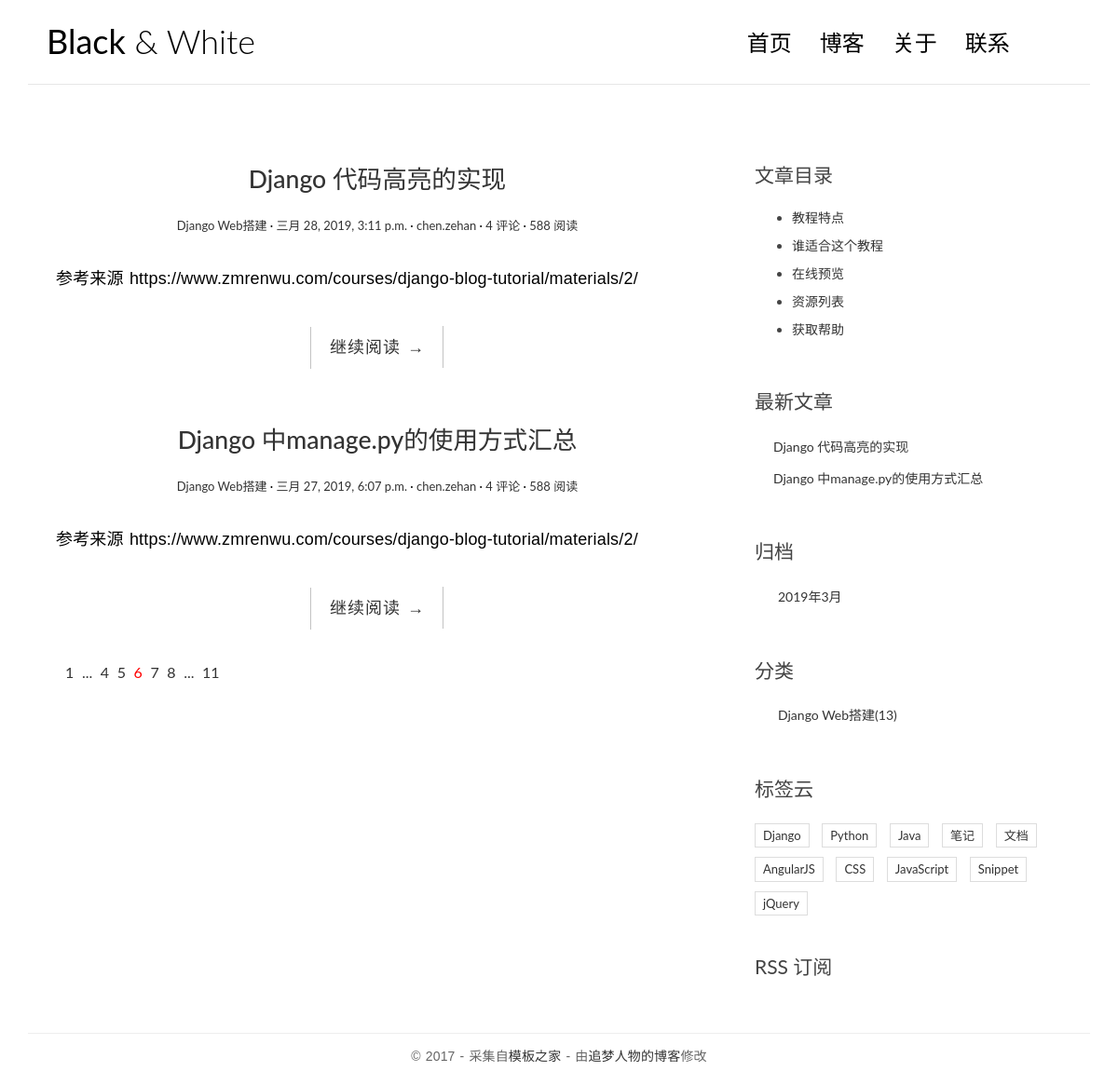
The page / on the database its author committed.
### blog/models.py (models this page shows, shortened)
class Post(models.Model):
    title = models.CharField(max_length=70)
    body = models.TextField()
    created_time = models.DateTimeField()
    modified_time = models.DateTimeField()
    excerpt = models.CharField(max_length=200,blank=True)
    category = models.ForeignKey(Category,on_delete=models.CASCADE)
    tags = models.ManyToManyField(Tag,blank=True)
    author = models.ForeignKey(User,on_delete=models.CASCADE)
    def get_absolute_url(self):
        return reverse('blog:detail',kwargs={'pk':self.pk})

class Category(models.Model):
    name = models.CharField(max_length=100)

### blog/views.py (the view)
# urls.py: url(r'^$',views.index,name='index'),
def index(request):
    post_list = Post.objects.all().order_by('-created_time')
    return render(request,'blog/index.html',context={
        'post_list':post_list,
    })

### blog/templatetags/blog_tags.py (called while the page is built)
@register.simple_tag
def get_recent_posts(num=5):
    return Post.objects.all().order_by('-created_time')[:num]

@register.simple_tag
def archives():
    return Post.objects.dates('created_time','month',order='DESC')

@register.simple_tag
def get_categories():
    return Category.objects.all()

### templates/blog/index.html
{% extends 'base.html' %}
{% block main %}
    {% for post in post_list %}
    <article class="post post-{{ post.pk }}">
        <header class="entry-header">
            <h1 class="entry-title">
                <a href="{{ post.get_absolute_url }}">{{ post.title }}</a>
            </h1>
            <div class="entry-meta">
                <span class="post-category"><a href="#">{{ post.category.name }}</a></span>
                <span class="post-date"><a href="#"><time class="entry-date"
                                                        datetime="{{ post.created_time }}">{{ post.modified_time }}</time></a></span>
                <span class="post-author"><a href="#">{{ post.author }}</a></span>
                <span class="comments-link"><a href="#">4 评论</a></span>
                <span class="views-count"><a href="#">588 阅读</a></span>
            </div>
        </header>
        <div class="entry-content clearfix">
            <p>{{ post.excerpt }}</p>
            <div class="read-more cl-effect-14">
                <a href="{{ post.get_absolute_url }}" class="more-link">继续阅读 <span class="meta-nav">→</span></a>
            </div>
        </div>
    </article>
    {% empty %}
    <div class="no-post">暂时还没有发布的文章！</div>
    {% endfor %}
    <div class="pagination">
        <ul>
            <li><a href="">1</a></li>
            <li><a href="">...</a></li>
            <li><a href="">4</a></li>
            <li><a href="">5</a></li>
            <li class="current"><a href="">6</a></li>
            <li><a href="">7</a></li>
            <li><a href="">8</a></li>
            <li><a href="">...</a></li>
            <li><a href="">11</a></li>
        </ul>
    </div>
{% endblock main %}

### templates/base.html (shortened to what this page needs)
{% load staticfiles %}
{% load blog_tags %}
<!DOCTYPE html>
<html>
<head>
    <link rel="stylesheet" href="{% static 'blog/css/bootstrap.min.css' %}">
    <link rel="stylesheet" href="{% static 'blog/css/pace.css' %}">
    <link rel="stylesheet" href="{% static 'blog/css/custom.css' %}">
    <link rel="stylesheet" href="{% static 'blog/css/highlights/github.css' %}">
    <link rel="stylesheet" href="http://code.ionicframework.com/ionicons/2.0.1/css/ionicons.min.css">
</head>
<body>
<div class="container">
    <header id="site-header">
        <div class="row">
            <div class="col-md-4 col-sm-5 col-xs-8">
                <div class="logo">
                    <h1><a href="index.html"><b>Black</b> &amp; White</a></h1>
                </div>
            </div>
            <div class="col-md-8 col-sm-7 col-xs-4">
                <nav class="main-nav" role="navigation">
                    <div class="collapse navbar-collapse" id="bs-example-navbar-collapse-1">
                        <ul class="nav navbar-nav navbar-right">
                            <li class="cl-effect-11"><a href="index.html" data-hover="首页">首页</a></li>
                            <li class="cl-effect-11"><a href="full-width.html" data-hover="博客">博客</a></li>
                            <li class="cl-effect-11"><a href="about.html" data-hover="关于">关于</a></li>
                            <li class="cl-effect-11"><a href="contact.html" data-hover="联系">联系</a></li>
                        </ul>
                    </div>
                </nav>
            </div>
        </div>
    </header>
</div>
<div class="content-body">
    <div class="container">
        <div class="row">
            <main class="col-md-8">
                {% block main %}
                {% endblock main %}
            </main>
            <aside class="col-md-4">
                <div class="widget widget-content">
                    <h3 class="widget-title">文章目录</h3>
                    <ul>
                        <li>
                            <a href="#">教程特点</a>
                        </li>
                        <li>
                            <a href="#">谁适合这个教程</a>
                        </li>
                        <li>
                            <a href="#">在线预览</a>
                        </li>
                        <li>
                            <a href="#">资源列表</a>
                        </li>
                        <li>
                            <a href="#">获取帮助</a>
                        </li>
                    </ul>
                </div>
                <div class="widget widget-recent-posts">
                    <h3 class="widget-title">最新文章</h3>
                    {% get_recent_posts as recent_post_list  %}
                    <ul>
                        {% for post in recent_post_list %}
                        <li>
                            <a href="{{ post.get_absolute_url }}">{{ post.title }}</a>
                        </li>
                        {% empty %}
                            暂无文章！
                        {% endfor %}
                    </ul>
                </div>
                <div class="widget widget-archives">
                    <h3 class="widget-title">归档</h3>
                    {% archives as date_list %}
                    <ul>
                        {% for date in date_list %}
                        <li>
                            <a href="{% url 'blog:archives' date.year date.month %}">{{ date.year }}年{{ date.month }}月</a>
                        </li>
                        {% empty %}
                            暂无归档~
                        {% endfor %}
                    </ul>
                </div>
                <div class="widget widget-category">
                    <h3 class="widget-title">分类</h3>
                    {% get_categories as category_list %}
                    <ul>
                        {% for category in category_list %}
                        <li>
                            <a href="{% url 'blog:category' category.pk %}">{{ category.name }}<span class="post-count">(13)</span></a>
                        </li>
                        {% empty %}
                            暂无分类
                        {% endfor %}
                    </ul>
                </div>
                <div class="widget widget-tag-cloud">
                    <h3 class="widget-title">标签云</h3>
                    <ul>
                        <li>
                            <a href="#">Django</a>
                        </li>
                        <li>
                            <a href="#">Python</a>
                        </li>
                        <li>
                            <a href="#">Java</a>
                        </li>
                        <li>
                            <a href="#">笔记</a>
                        </li>
                        <li>
                            <a href="#">文档</a>
                        </li>
                        <li>
                            <a href="#">AngularJS</a>
                        </li>
                        <li>
                            <a href="#">CSS</a>
                        </li>
                        <li>
                            <a href="#">JavaScript</a>
                        </li>
                        <li>
                            <a href="#">Snippet</a>
                        </li>
                        <li>
                            <a href="#">jQuery</a>
                        </li>
                    </ul>
                </div>
                <div class="rss">
                    <a href=""> RSS 订阅</a>
                </div>
            </aside>
        </div>
    </div>
</div>
<footer id="site-footer">
    <div class="container">
        <div class="row">
            <div class="col-md-12">
                <p class="copyright">&copy 2017 - 采集自<a href="http://www.cssmoban.com/"
                                                        target="_blank" title="模板之家">模板之家</a>
                    - 由<a href="http://zmrenwu.com/" title="网页模板" target="_blank">追梦人物的博客</a>修改
                </p>
            </div>
        </div>
    </div>
</footer>
</body>
</html>

### blog/static/blog/css/custom.css (style rules this page uses)
* { outline: none; }
h1, h2, h3, h4, h5, h6 { margin-top: 0; }
b { font-weight: 400; }
a { color: #333; }
body { color: #444; font-family: 'Lato', sans-serif; }
p { font-family: 'Ubuntu', sans-serif; font-weight: 400; word-spacing: 1px; letter-spacing: 0.01em; }
#site-header { background-color: #FFF; padding: 25px 20px; margin-bottom: 40px; border-bottom: 1px solid #e7e7e7; }
.logo h1 a { color: #000; }
.logo h1 { margin: 0; font-family: 'Lato', sans-serif; font-weight: 300; }
.main-nav { margin-top: 11px; max-width: 95%; }
.main-nav a { color: #000000 !important; padding: 0 0 5px 0 !important; margin-right: 30px; font-family: 'Lato', sans-serif; font-weight: 300; font-size: 24px; }
.cl-effect-11 a { padding: 10px 0; color: #0972b4; text-shadow: none; }
.cl-effect-11 a::before { position: absolute; top: 0; left: 0; overflow: hidden; padding: 0 0 5px 0 !important; max-width: 0; border-bottom: 1px solid #000; color: #000; content: attr(data-hover); white-space: nowrap; -webkit-transition: max-width 0.5s; -moz-transition: max-width 0.5s; transition: max-width 0.5s; }
.content-body { padding-bottom: 4em; }
.post { background: #fff; padding: 30px 30px 0; }
.entry-title { text-align: center; font-size: 1.9em; margin-bottom: 20px; line-height: 1.6; padding: 10px 20px 0; }
.entry-meta { text-align: center; color: #DDDDDD; font-size: 13px; margin-bottom: 30px; }
.entry-content { font-size: 18px; line-height: 1.9; font-weight: 300; color: #000; }
.post-category::after, .post-date::after, .post-author::after, .comments-link::after { content: ' ·'; color: #000; }
.read-more { font-family: 'Ubuntu', sans-serif; font-weight: 400; word-spacing: 1px; letter-spacing: 0.01em; text-align: center; margin-top: 20px; }
.cl-effect-14 a { padding: 0 20px; height: 45px; line-height: 45px; position: relative; display: inline-block; margin: 15px 25px; letter-spacing: 1px; font-weight: 400; text-shadow: 0 0 1px rgba(255, 255, 255, 0.3); }
.cl-effect-14 a::before, .cl-effect-14 a::after { position: absolute; width: 45px; height: 1px; background: #C3C3C3; content: ''; -webkit-transition: all 0.3s; -moz-transition: all 0.3s; transition: all 0.3s; pointer-events: none; }
.cl-effect-14 a::before { top: 0; left: 0; -webkit-transform: rotate(90deg); -moz-transform: rotate(90deg); transform: rotate(90deg); -webkit-transform-origin: 0 0; -moz-transform-origin: 0 0; transform-origin: 0 0; }
.cl-effect-14 a::after { right: 0; bottom: 0; -webkit-transform: rotate(90deg); -moz-transform: rotate(90deg); transform: rotate(90deg); -webkit-transform-origin: 100% 0; -moz-transform-origin: 100% 0; transform-origin: 100% 0; }
.widget { background: #fff; padding: 30px 0 0; }
.widget-title { font-size: 1.5em; margin-bottom: 20px; line-height: 1.6; padding: 10px 0 0; font-weight: 400; }
.widget-recent-posts ul { padding: 0; margin: 0; padding-left: 20px; }
.widget-recent-posts ul li { list-style-type: none; position: relative; line-height: 170%; margin-bottom: 10px; }
.widget-recent-posts ul li::before { content: '\f3d3'; font-family: "Ionicons"; position: absolute; left: -17px; top: 3px; font-size: 16px; color: #000; }
.widget-archives ul { padding: 0; margin: 0; padding-left: 25px; }
.widget-archives ul li { list-style-type: none; position: relative; line-height: 170%; margin-bottom: 10px; }
.widget-archives ul li::before { content: '\f3f3'; font-family: "Ionicons"; position: absolute; left: -25px; top: 1px; font-size: 16px; color: #000; }
.widget-category ul { padding: 0; margin: 0; padding-left: 25px; }
.widget-category ul li { list-style-type: none; position: relative; line-height: 170%; margin-bottom: 10px; }
.widget-category ul li::before { content: '\f3fe'; font-family: "Ionicons"; position: absolute; left: -25px; top: 1px; font-size: 18px; color: #000; }
.widget-tag-cloud ul { padding: 0; margin: 0; margin-right: -10px; }
.widget-tag-cloud ul li { list-style-type: none; font-size: 13px; display: inline-block; margin-right: 10px; margin-bottom: 10px; padding: 3px 8px; border: 1px solid #ddd; }
.widget-content ul li { margin-bottom: 10px; }
.rss { font-size: 21px; margin-top: 30px; }
.rss a { color: #444; }
#site-footer { padding-top: 10px; padding: 0 0 1.5em 0; }
.copyright { text-align: center; padding-top: 1em; margin: 0; border-top: 1px solid #eee; color: #666; }
.pagination ul { list-style: none; }
.pagination ul li { display: inline-block; font-size: 16px; margin-right: 5px; }
.current a { color: red; }

### rows shown on the page
Post: title "Django 代码高亮的实现", category.name "Django Web搭建", modified_time "三月 28, 2019, 3:11 p.m.", author "chen.zehan", excerpt "参考来源 https://www.zmrenwu.com/courses/django-blog-tutorial/materials/2/"
Post: title "Django 中manage.py的使用方式汇总", category.name "Django Web搭建", modified_time "三月 27, 2019, 6:07 p.m.", author "chen.zehan", excerpt "参考来源 https://www.zmrenwu.com/courses/django-blog-tutorial/materials/2/"
Category: name "Django Web搭建"

### other values the page prints
{{ date.year }} "2019"
{{ date.month }} "3"
